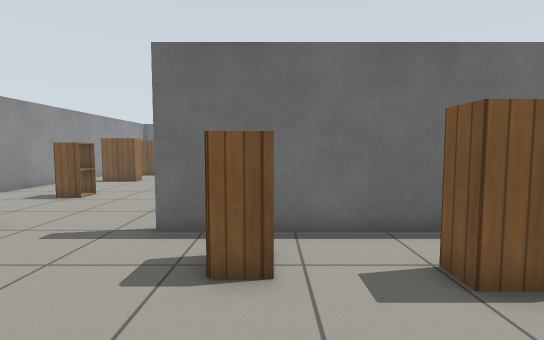
View 1 (above)

16 first-person views from a walk through a world built for the Gazebo simulator. The camera is 0.9 m above the floor, tilts 4° down and sees 85° across. The floor is counted in squares, 0.5 m on a side. Each view is taken from the middle of a square. On the plan, view 1 faces up. The plan holds only what a view shows up to about 16 squares ahead; the rest is blank. Gazebo's built-in surfaces are drawn with simple patterns. Simple shapes stand in for some stock models.

View 2
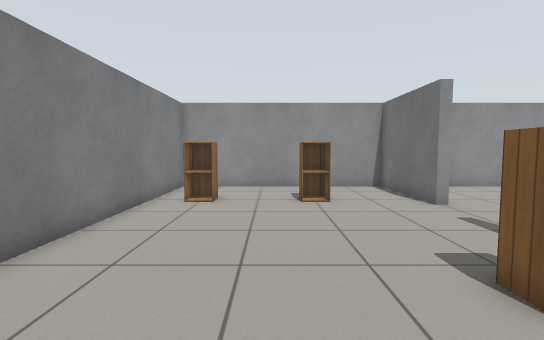

View 3
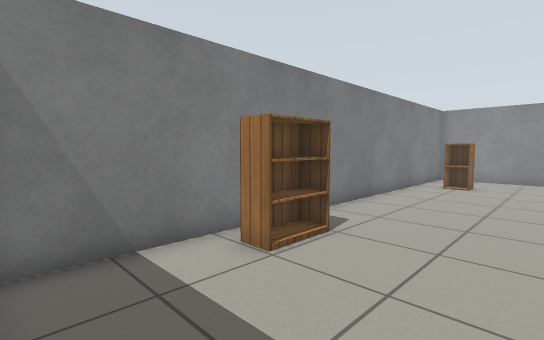

View 4
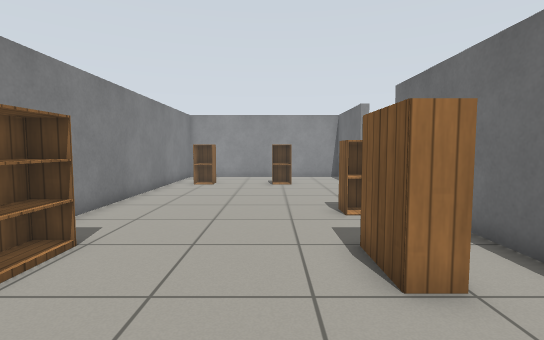

View 5
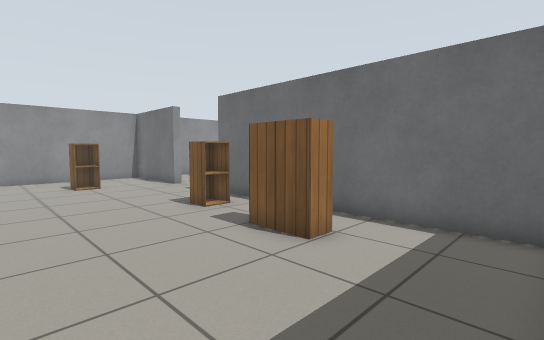

View 6
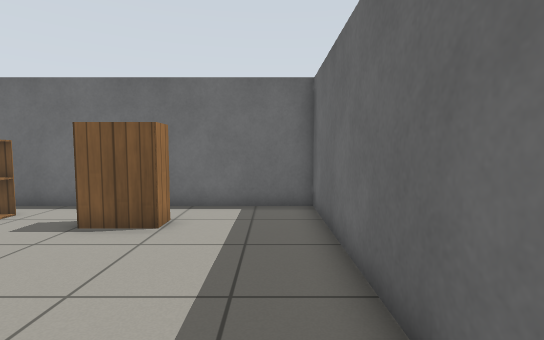

View 7
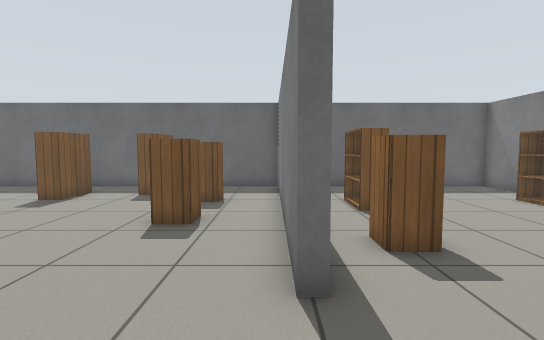

View 8
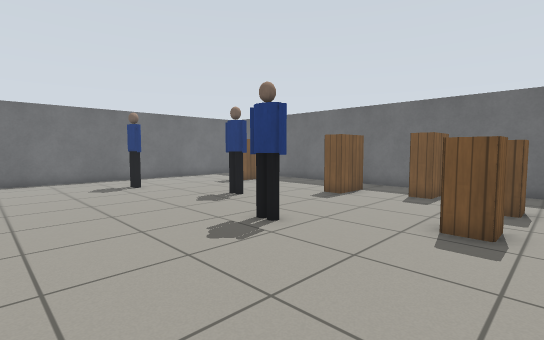

View 9
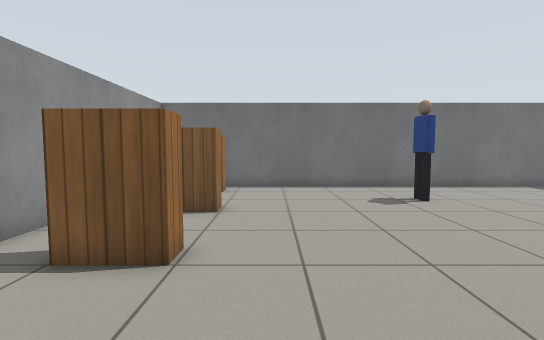

View 10
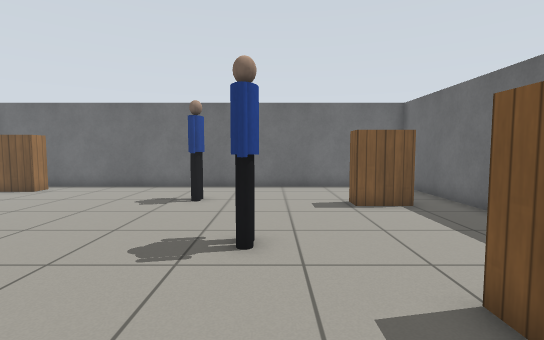

View 11
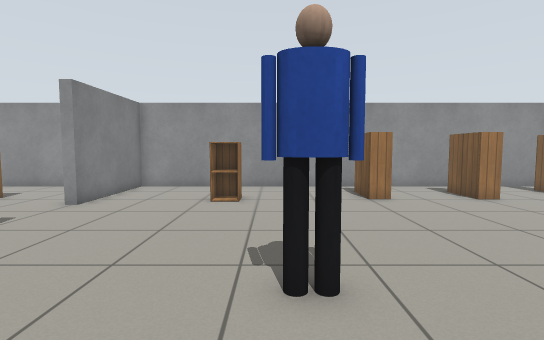

View 12
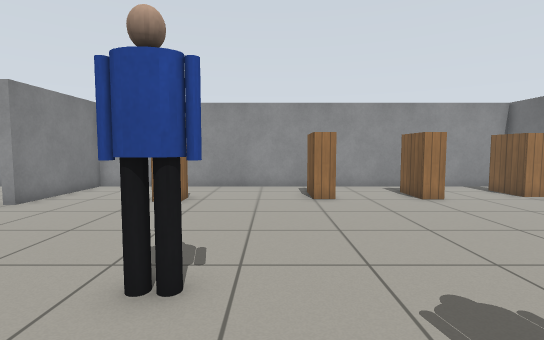

View 13
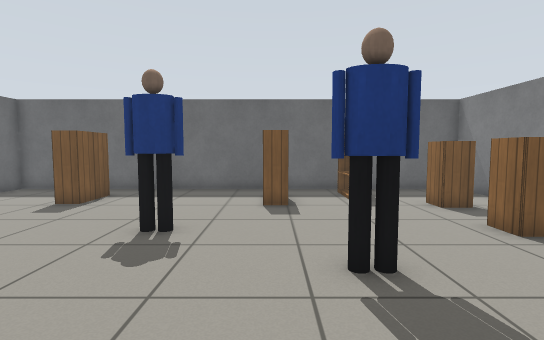

View 14
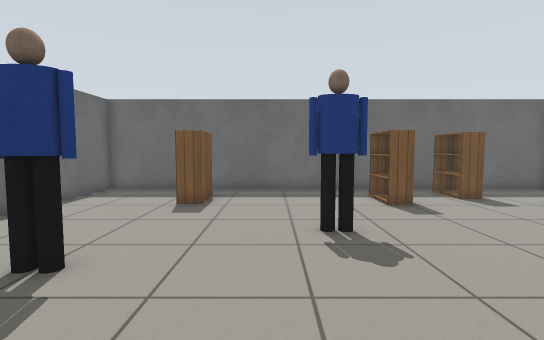

View 15
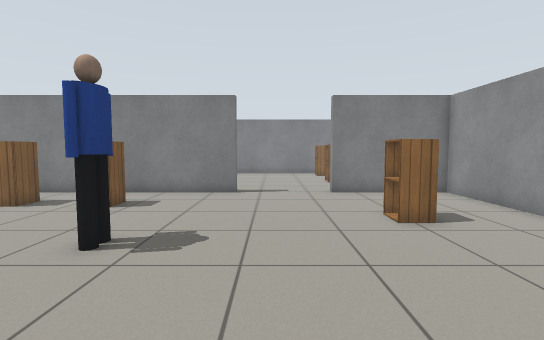

View 16
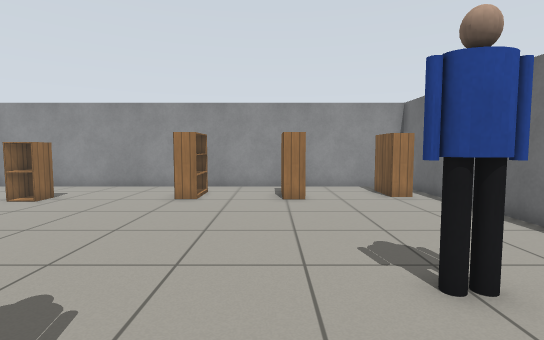

### Floor plan
Points are (right, up) in squares from view 1. A wall is a line through its corners. A room is listed if a view was taken in it or the views show most of it. See-through windows are left out.
Room 1 (views 1, 2, 3, 4, 5, 6)
walls: (-6.5, 6.7) (-6.5, 6.3) (-11.3, 6.3) (-11.3, -3.3) (8.3, -3.3) (8.3, 6.3) (-2.5, 6.3)
ways out: opening at (-4.5, 6) to room 2
objects: cabinet (-8, -2) to (-7, -1); cabinet (-8, 2) to (-7, 3); cabinet (-1, 4) to (0, 5); bookshelf (3, -2) to (4, -2); bookshelf (3, 4) to (4, 4)
Room 2 (views 7, 8, 9, 10, 11, 12, 13, 14, 15, 16)
walls: (-2.5, 6.3) (-2.5, 6.7) (8.3, 6.7) (8.3, 26.3) (-11.3, 26.3) (-11.3, 6.7) (-6.5, 6.7)
ways out: opening at (-4.5, 6) to room 1
objects: bookshelf (-10, 25) to (-8, 25); bookshelf (-9, 17) to (-8, 17); bookshelf (-9, 21) to (-8, 21); cabinet (-8, 11) to (-7, 12); person (-1, 13) to (-1, 14); person (-1, 22) to (-1, 23); cabinet (1, 9) to (2, 10); person (1, 17) to (2, 18); cabinet (4, 9) to (5, 10); bookshelf (5, 15) to (6, 15); bookshelf (5, 22) to (6, 22); bookshelf (6, 12) to (7, 12)

Positions as (right, up) in squares from view 1, and headings:
1: (0, 0), facing up
2: (3, 1), facing left
3: (8, 2), facing down-left
4: (8, 2), facing left
5: (8, -1), facing up-left
6: (7, -3), facing up
7: (-6, 7), facing right
8: (-6, 8), facing up-right
9: (-6, 12), facing up
10: (2, 12), facing up
11: (3, 13), facing left
12: (3, 15), facing left
13: (-5, 15), facing right
14: (-5, 19), facing right
15: (-4, 19), facing down
16: (3, 20), facing left
